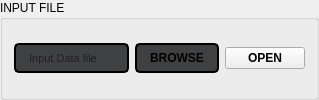
                  <widget class="QGroupBox" name="groupBox_3">
                   <property name="sizePolicy">
                    <sizepolicy hsizetype="Preferred" vsizetype="Fixed">
                     <horstretch>0</horstretch>
                     <verstretch>0</verstretch>
                    </sizepolicy>
                   </property>
                   <property name="title">
                    <string>INPUT FILE</string>
                   </property>
                   <layout class="QGridLayout" name="gridLayout_10">
                    <item row="0" column="0">
                     <widget class="QLineEdit" name="filename">
                      <property name="sizePolicy">
                       <sizepolicy hsizetype="Expanding" vsizetype="Maximum">
                        <horstretch>0</horstretch>
                        <verstretch>0</verstretch>
                       </sizepolicy>
                      </property>
                      <property name="font">
                       <font>
                        <pointsize>8</pointsize>
                       </font>
                      </property>
                      <property name="mouseTracking">
                       <bool>true</bool>
                      </property>
                      <property name="contextMenuPolicy">
                       <enum>Qt::NoContextMenu</enum>
                      </property>
                      <property name="toolTip">
                       <string>Input file from Operator</string>
                      </property>
                      <property name="styleSheet">
                       <string notr="true">#filename{
background-color: rgba(63,64,66,255);
border-radius:5px;
height:26px;
border:2px solid black;
padding-left:5px;
}
#filename:hover{
border:2px solid black;
}
</string>
                      </property>
                      <property name="maxLength">
                       <number>1000</number>
                      </property>
                      <property name="frame">
                       <bool>true</bool>
                      </property>
                      <property name="readOnly">
                       <bool>true</bool>
                      </property>
                      <property name="placeholderText">
                       <string>  Input Data file</string>
                      </property>
                      <property name="clearButtonEnabled">
                       <bool>false</bool>
                      </property>
                     </widget>
                    </item>
                    <item row="0" column="1">
                     <widget class="QPushButton" name="browse_button">
                      <property name="sizePolicy">
                       <sizepolicy hsizetype="Minimum" vsizetype="Maximum">
                        <horstretch>0</horstretch>
                        <verstretch>0</verstretch>
                       </sizepolicy>
                      </property>
                      <property name="font">
                       <font>
                        <family>Segoe UI</family>
                        <pointsize>9</pointsize>
                        <italic>false</italic>
                        <bold>true</bold>
                       </font>
                      </property>
                      <property name="cursor">
                       <cursorShape>PointingHandCursor</cursorShape>
                      </property>
                      <property name="styleSheet">
                       <string notr="true">#browse_button{background-color: rgba(63,64,66,255);
font: 600 9pt &quot;Segoe UI&quot;;
height:26px;
width:80px;
border-radius:5px;
border:2px solid black;
}
#browse_button:hover{

background-color:rgba(32,33,36,255);
}</string>
                      </property>
                      <property name="text">
                       <string>BROWSE</string>
                      </property>
                     </widget>
                    </item>
                    <item row="0" column="2">
                     <widget class="QPushButton" name="preview_in_file">
                      <property name="sizePolicy">
                       <sizepolicy hsizetype="Minimum" vsizetype="Maximum">
                        <horstretch>0</horstretch>
                        <verstretch>0</verstretch>
                       </sizepolicy>
                      </property>
                      <property name="font">
                       <font>
                        <family>Segoe UI</family>
                        <pointsize>9</pointsize>
                        <italic>false</italic>
                        <bold>true</bold>
                       </font>
                      </property>
                      <property name="cursor">
                       <cursorShape>PointingHandCursor</cursorShape>
                      </property>
                      <property name="styleSheet">
                       <string notr="true">#preview_in_file{background-color: rgba(63,64,66,255);
font: 600 9pt &quot;Segoe UI&quot;;
height:26px;
width:80px;
border-radius:5px;
border:2px solid black;
}
#preview_in_file:hover{

background-color:rgba(32,33,36,255);
}</string>
                      </property>
                      <property name="text">
                       <string>OPEN</string>
                      </property>
                     </widget>
                    </item>
                   </layout>
                  </widget>
